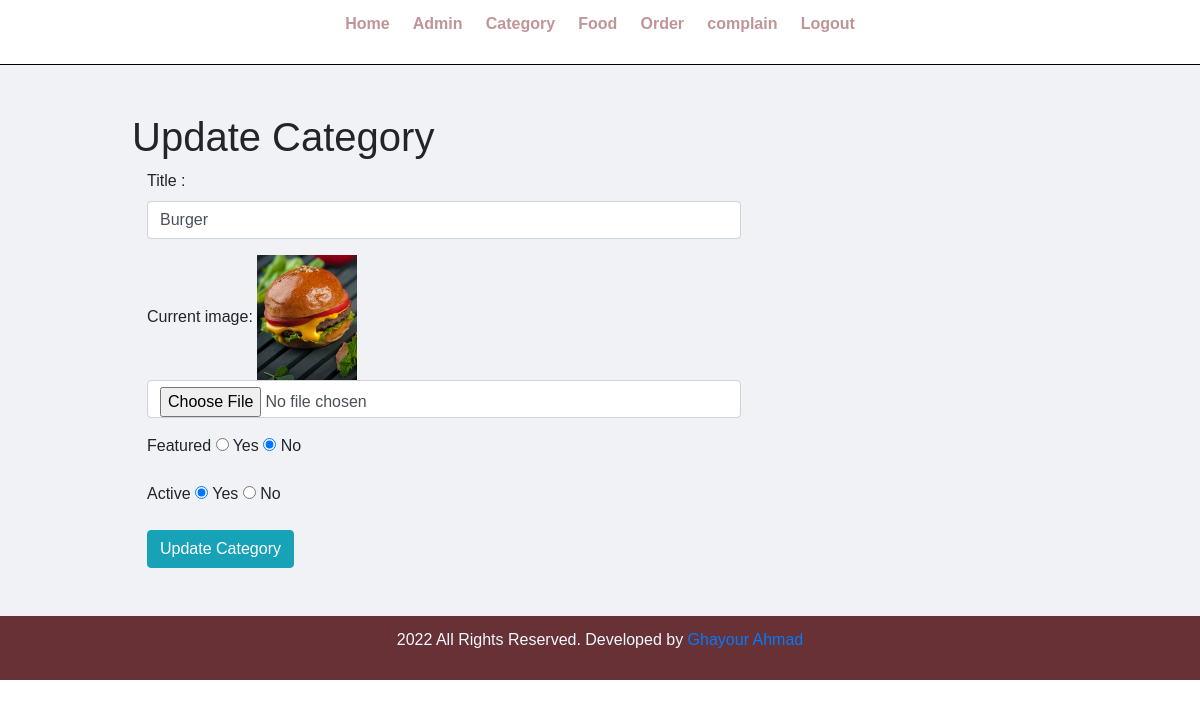
The page /admin/update-cat.php?id=22 on the database as committed earlier.
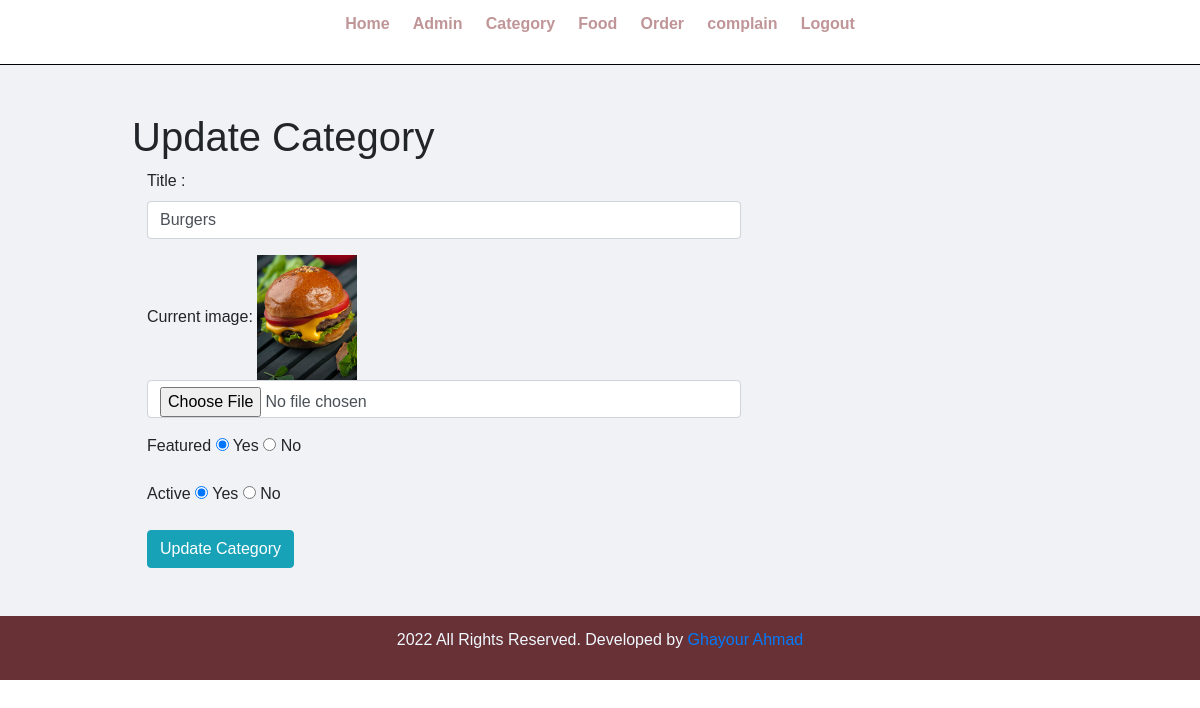
The same page on the database as committed later.
### tables this page shows
CREATE TABLE `tbl_category` (
  `id` int(11) UNSIGNED NOT NULL,
  `title` varchar(100) NOT NULL,
  `image_name` varchar(255) NOT NULL,
  `featured` varchar(10) NOT NULL,
  `active` varchar(10) NOT NULL
);

### admin/update-cat.php (the view, shortened to what this page needs)
<?php include('../config/connection.php');    ?>
<?php include("../admin/include/menu.php"); ?>
<?php
$cat_id=$_REQUEST['id'];
$result=mysqli_query($connection,"SELECT * FROM tbl_category where id='$cat_id'");
$row=mysqli_fetch_array($result);
?>
<div class="main-content">
    <div class="wrapper">
        <h1>Update Category</h1>
        <div class="container ">
            <div class="row">
                <div class="col-md-8">
                <form method="POST" action="" enctype="multipart/form-data">
                    <div class="form-group">
                      <label for="">Title :</label>
                      <input type="text" class="form-control" value="<?php echo $row['title'] ;?>" placeholder="Enter Title " name="title">
                    </div>
                     <div class="form-group">
                      <label for="">Current image:</label>
                      <img width="100px"  src="<?php echo $row['image_name'] ;?>" alt="">
                      <input type="file" class="form-control" value="<?php echo $image ;?>" placeholder="Enter Title " name="image">
                    </div>
                    <div class="form-group">
                      <label for="">Featured</label>
                      <input <?php if($row['featured']=="Yes"){echo"checked";} ?> type="Radio"  id="" name="featured" value="Yes"> Yes
                      <input <?php if($row['featured']=="No"){echo"checked";} ?> type="Radio"  id="" name="featured" value="No"> No
                    </div>
                    <div class="form-group">
                      <label for="">Active</label>
                      <input <?php if($row['active']=="Yes"){echo"checked";} ?> type="radio" id=""  name="active" value="Yes"> Yes
                      <input <?php if($row['active']=="No"){echo"checked";} ?> type="radio" id=""  name="active" value="No"> No
                    </div>
                    <input type="submit" class="btn btn-info" value="Update Category" name="Submit">
                </form>
                </div>
            </div>
        </div>
    </div>
</div>
<?php include("../admin/include/footer.php"); ?>

Rows that differ between the two databases and show on the page:
changed tbl_category: title "Burger" → "Burgers"; featured "☐" → "☑"; featured "☑" → "☐"
